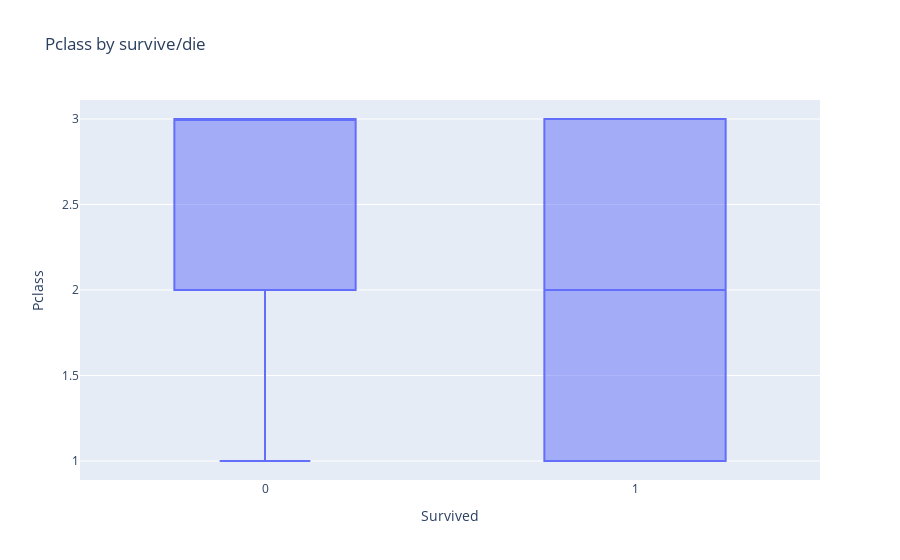
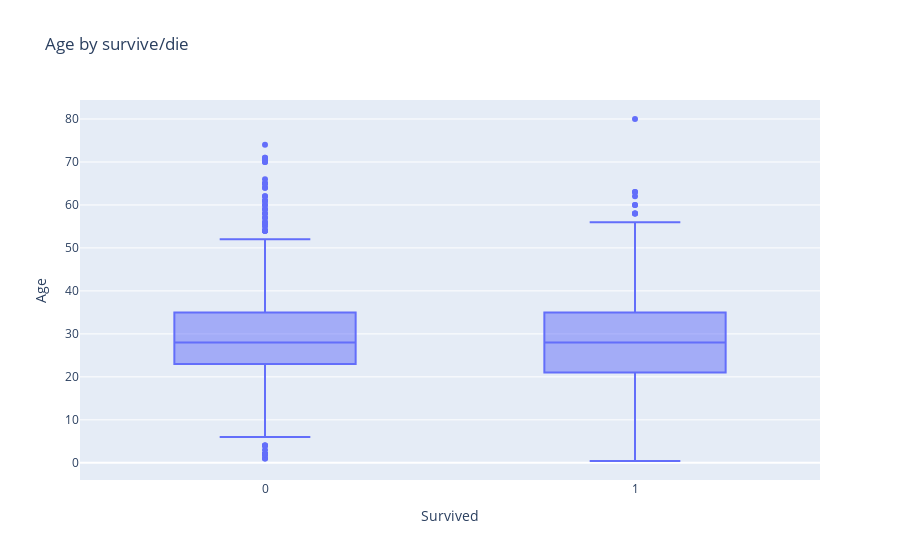
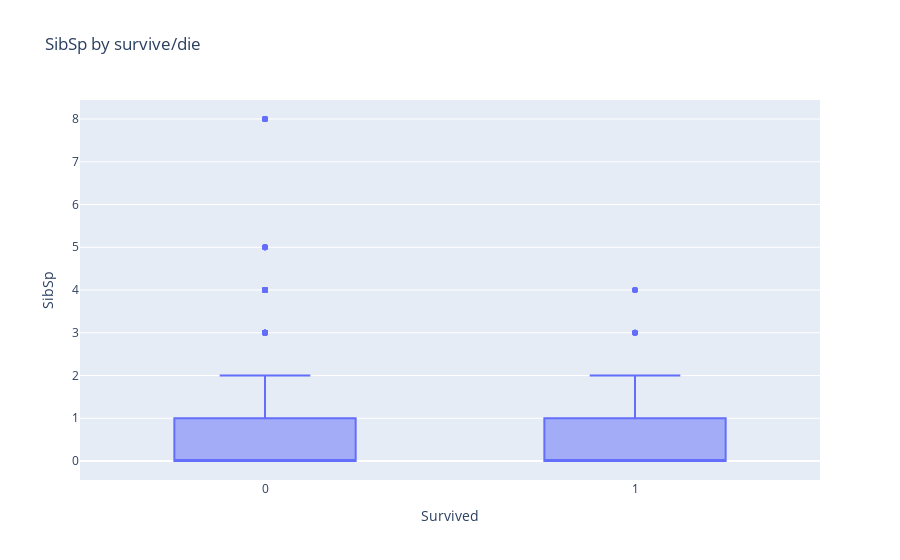
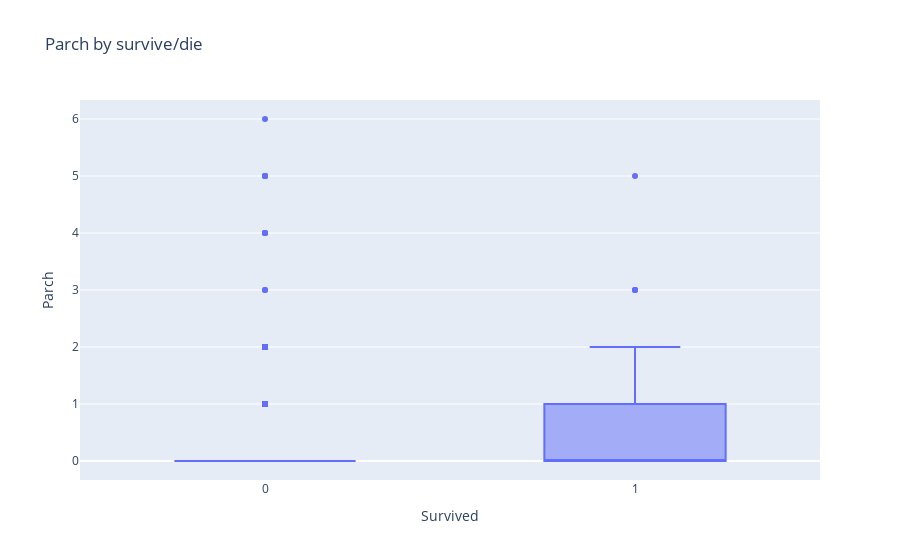

Notebook source saved alongside these figures, in order:
### Code cell
for feature in NUM_FEATURES:
    box_by_label = px.box(train_df, x=LABEL, y=feature, title=feature + " by survive/die")
    box_by_label.show()

### Figure 1 — Plotly figure (JSON) as saved in the notebook; plotly's stock layout.template omitted (floating-point values rounded to 4 significant figures; data arrays with more than 128 entries replaced by an {"elided": "..."} marker saying what was removed)
{"data": [{"alignmentgroup": "True", "hovertemplate": "Survived=%{x}<br>Pclass=%{y}<extra></extra>", "legendgroup": "", "marker": {"color": "#636efa"}, "name": "", "notched": false, "offsetgroup": "", "orientation": "v", "showlegend": false, "type": "box", "x": {"elided": "889 int values"}, "x0": " ", "xaxis": "x", "y": {"elided": "889 int values"}, "y0": " ", "yaxis": "y"}], "layout": {"boxmode": "group", "legend": {"tracegroupgap": 0}, "title": {"text": "Pclass by survive/die"}, "xaxis": {"anchor": "y", "domain": [0, 1], "title": {"text": "Survived"}}, "yaxis": {"anchor": "x", "domain": [0, 1], "title": {"text": "Pclass"}}}}

### Figure 2 — Plotly figure (JSON) as saved in the notebook; plotly's stock layout.template omitted (floating-point values rounded to 4 significant figures; data arrays with more than 128 entries replaced by an {"elided": "..."} marker saying what was removed)
{"data": [{"alignmentgroup": "True", "hovertemplate": "Survived=%{x}<br>Age=%{y}<extra></extra>", "legendgroup": "", "marker": {"color": "#636efa"}, "name": "", "notched": false, "offsetgroup": "", "orientation": "v", "showlegend": false, "type": "box", "x": {"elided": "889 int values"}, "x0": " ", "xaxis": "x", "y": {"elided": "889 float values"}, "y0": " ", "yaxis": "y"}], "layout": {"boxmode": "group", "legend": {"tracegroupgap": 0}, "title": {"text": "Age by survive/die"}, "xaxis": {"anchor": "y", "domain": [0, 1], "title": {"text": "Survived"}}, "yaxis": {"anchor": "x", "domain": [0, 1], "title": {"text": "Age"}}}}

### Figure 3 — Plotly figure (JSON) as saved in the notebook; plotly's stock layout.template omitted (floating-point values rounded to 4 significant figures; data arrays with more than 128 entries replaced by an {"elided": "..."} marker saying what was removed)
{"data": [{"alignmentgroup": "True", "hovertemplate": "Survived=%{x}<br>SibSp=%{y}<extra></extra>", "legendgroup": "", "marker": {"color": "#636efa"}, "name": "", "notched": false, "offsetgroup": "", "orientation": "v", "showlegend": false, "type": "box", "x": {"elided": "889 int values"}, "x0": " ", "xaxis": "x", "y": {"elided": "889 int values"}, "y0": " ", "yaxis": "y"}], "layout": {"boxmode": "group", "legend": {"tracegroupgap": 0}, "title": {"text": "SibSp by survive/die"}, "xaxis": {"anchor": "y", "domain": [0, 1], "title": {"text": "Survived"}}, "yaxis": {"anchor": "x", "domain": [0, 1], "title": {"text": "SibSp"}}}}

### Figure 4 — Plotly figure (JSON) as saved in the notebook; plotly's stock layout.template omitted (floating-point values rounded to 4 significant figures; data arrays with more than 128 entries replaced by an {"elided": "..."} marker saying what was removed)
{"data": [{"alignmentgroup": "True", "hovertemplate": "Survived=%{x}<br>Parch=%{y}<extra></extra>", "legendgroup": "", "marker": {"color": "#636efa"}, "name": "", "notched": false, "offsetgroup": "", "orientation": "v", "showlegend": false, "type": "box", "x": {"elided": "889 int values"}, "x0": " ", "xaxis": "x", "y": {"elided": "889 int values"}, "y0": " ", "yaxis": "y"}], "layout": {"boxmode": "group", "legend": {"tracegroupgap": 0}, "title": {"text": "Parch by survive/die"}, "xaxis": {"anchor": "y", "domain": [0, 1], "title": {"text": "Survived"}}, "yaxis": {"anchor": "x", "domain": [0, 1], "title": {"text": "Parch"}}}}
